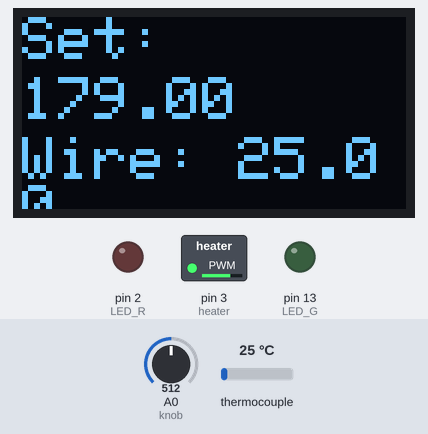
The sketch below on a simulated Arduino Uno, built with avr-gcc and run on an emulated ATmega328P. Parts: 128×64 one-colour display, switched loads named in the sketch (green lamp = pin HIGH), output pins drawn as LEDs (lit = HIGH). The inputs (shaded band) are chosen by the test bench; at power-on: thermocouple 25 °C, A0 (knob) = 512.

Above: at 7.1 s.
7.2 s: thermocouple set to 6 °C
At 8.0 s:
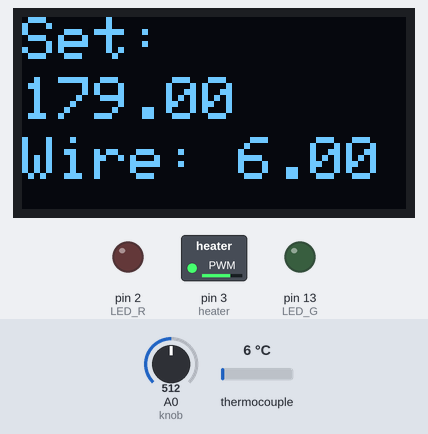
8.8 s: A0 (knob) set to 716
At 9.7 s:
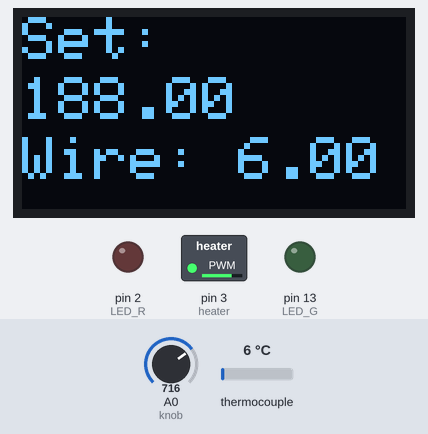
10.5 s: thermocouple set to 75 °C
At 11.5 s:
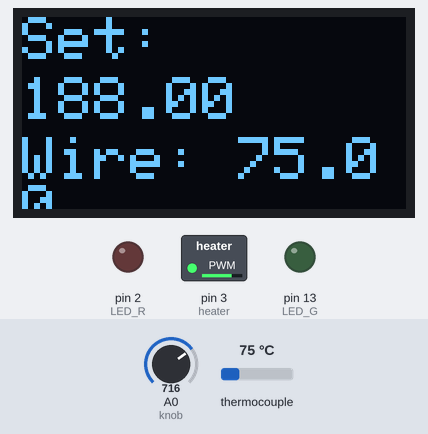
12.2 s: A0 (knob) set to 511
At 13.2 s:
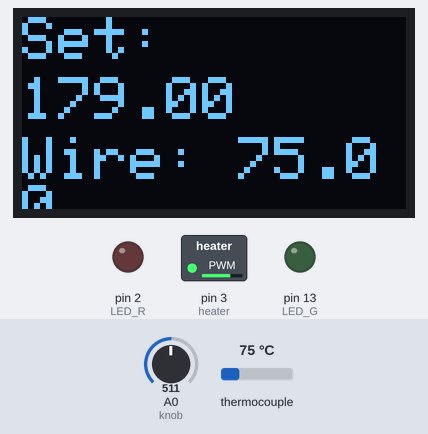
13.8 s: thermocouple set to 150 °C
At 15.0 s:
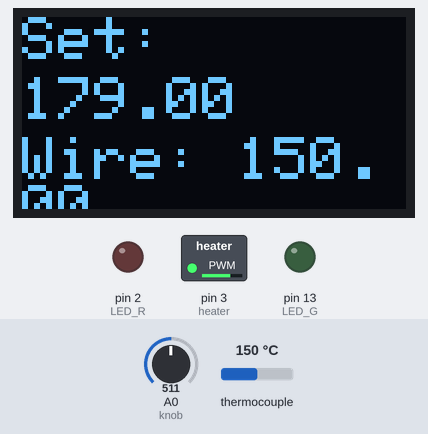
15.5 s: A0 (knob) set to 306
At 16.8 s:
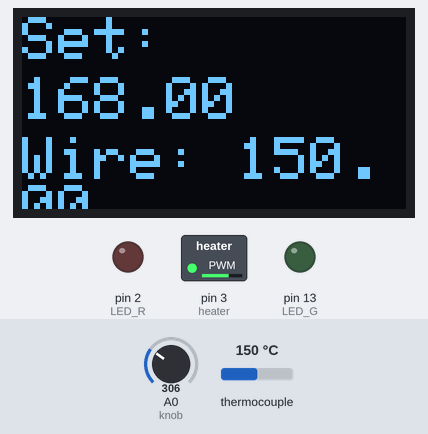
Timing chart, 0 to 18.2 s (numbered marks = the images above; inputs shaded):
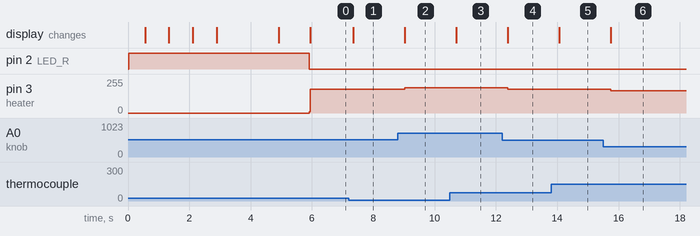

The sketch:

main.ino
```cpp
 /*
 * @author: Dhruv Parikh
 * Date: 25th September 2020
 * Project Title: Acrylic Bending Machine
 * Purpose: Temperature State Feedback and control using P controller
 * Loop Frequency:
*/

//Max 6675 Adafruit Library
//Downloaded from https://robojax.com/learn/arduino/?vid=robojax_MAX6675_thermocouple
#include "max6675.h"
#include <Wire.h>
//Also requires Adafruit_BusIO Library - download all from master
#include <Adafruit_GFX.h>
#include <Adafruit_SSD1306.h>

#define SCREEN_WIDTH 128 // OLED display width, in pixels
#define SCREEN_HEIGHT 64 // OLED display height, in pixels

// Declaration for an SSD1306 display connected to I2C (SDA, SCL pins)
Adafruit_SSD1306 display(SCREEN_WIDTH, SCREEN_HEIGHT, &Wire, -1);
//Variable Declarations
//I/Os
#define heater 3
#define LED_R 2
#define LED_G 13
#define knob A0

//Defining MAX6675 Pins
#define SCK 6
#define CS 5
#define SO 4

float temperature; //temperature reading from sensoe
float pwm; //PWM to Motor driver
//Control Parameters
float temp_d = 160; //desired temperature
float error = 0; //Error

//PID function block
float PID(float);

//Intro Function
void intro();

//display temperature
void display_temperature(float,float);

//init for thermocouple instance
MAX6675 thermocouple(SCK, CS, SO);


//Intialisation Loop
void setup()
{
  pinMode(heater,OUTPUT);
  pinMode(LED_G,OUTPUT);
  pinMode(LED_R,OUTPUT);
  Serial.begin(9600);
  if(!display.begin(SSD1306_SWITCHCAPVCC, 0x3C)) { // Address 0x3D for 128x64
    Serial.println(F("SSD1306 allocation failed"));
    for(;;);
  }
  digitalWrite(LED_G,LOW);
  digitalWrite(LED_R,HIGH);

  delay(500);
  temperature = thermocouple.readCelsius();
  intro();
  analogWrite(heater,10);
}

void loop()
{
  digitalWrite(2,0);
  //Temperature for thermocouple
  temperature = thermocouple.readCelsius();
  temperature = (int) temperature;

  //getting temperature from potentiometer
  temp_d =0.078*analogRead(knob)+75;
  temp_d = (int) temp_d;

  //pwm heater with minimum value 100
  pwm = 100+PID(temp_d);

  //Displaying on OLED
  display_temperature(pwm,temperature);

  //Writing Values to driver
  analogWrite(heater,pwm);

  //Delay of 250 ms for matching thermocouple clock speed
  delay(250);
}

float PID(float error){
  /*
  PID Params
  Input: Error
  Output: 8-bit PID PWM value from 0,255
  Purpose: Calculates PID from errors, set the gain values
  as requried

  */

  //proportional
  float Kp = 0.7;

  //PID output
  float pid = Kp*error;

  //Saturation
  if(pid>=88){
    pid = 88;
  }
  else if(pid<=0){
    pid = 10;
  }

  //Return after saturation signal
  return pid;
}

void intro(){
  display.clearDisplay();
  display.setTextSize(2);
  display.setTextColor(WHITE);
  //X,Y
  display.setCursor(0,20);
  display.println("Robust");
  display.display();
  delay(750);

  display.clearDisplay();
  display.setCursor(0,20);
  display.println("Asthetic");
  display.display();
  delay(750);

  display.clearDisplay();
  display.setCursor(0,20);
  display.println("Precise");
  display.display();
  delay(750);

  display.clearDisplay();
  display.setCursor(0,0);
  display.println("Acrylic");
  display.setCursor(0,20);
  display.println("Bending");
  display.setCursor(0,40);
  display.println("Machine");
  display.display();
  delay(2000);

  display.clearDisplay();
  display.setTextSize(2);
  display.setTextColor(WHITE);
  display.setCursor(0,20);
  display.println("Controller");
  display.setCursor(0,40);
  display.println("ON");
  display.display();
  delay(1000);
}


void display_temperature(float set, float current){
  current = (int) current;
  set = (int) set;
  display.clearDisplay();
  display.setCursor(0, 0);

  // Display static text
  display.println("Set:");
  display.setCursor(0, 20);
  display.println(set);
  display.setCursor(0, 40);
  display.print ("Wire: ");
  display.println(current);
  display.display();
}
```

Measured:
- after the input at 7.2 s, the display: changes after 0.15 s (image 1)
- after the input at 8.8 s, pin 3 (heater): 179/255 → 188/255 after 0.23 s; the display: changes after 0.23 s (image 2)
- after the input at 10.5 s, the display: changes after 0.21 s (image 3)
- after the input at 12.2 s, pin 3 (heater): 188/255 → 179/255 after 0.19 s; the display: changes after 0.19 s (image 4)
- after the input at 13.8 s, the display: changes after 0.27 s (image 5)
- after the input at 15.5 s, pin 3 (heater): 179/255 → 168/255 after 0.25 s; the display: changes after 0.25 s (image 6)
